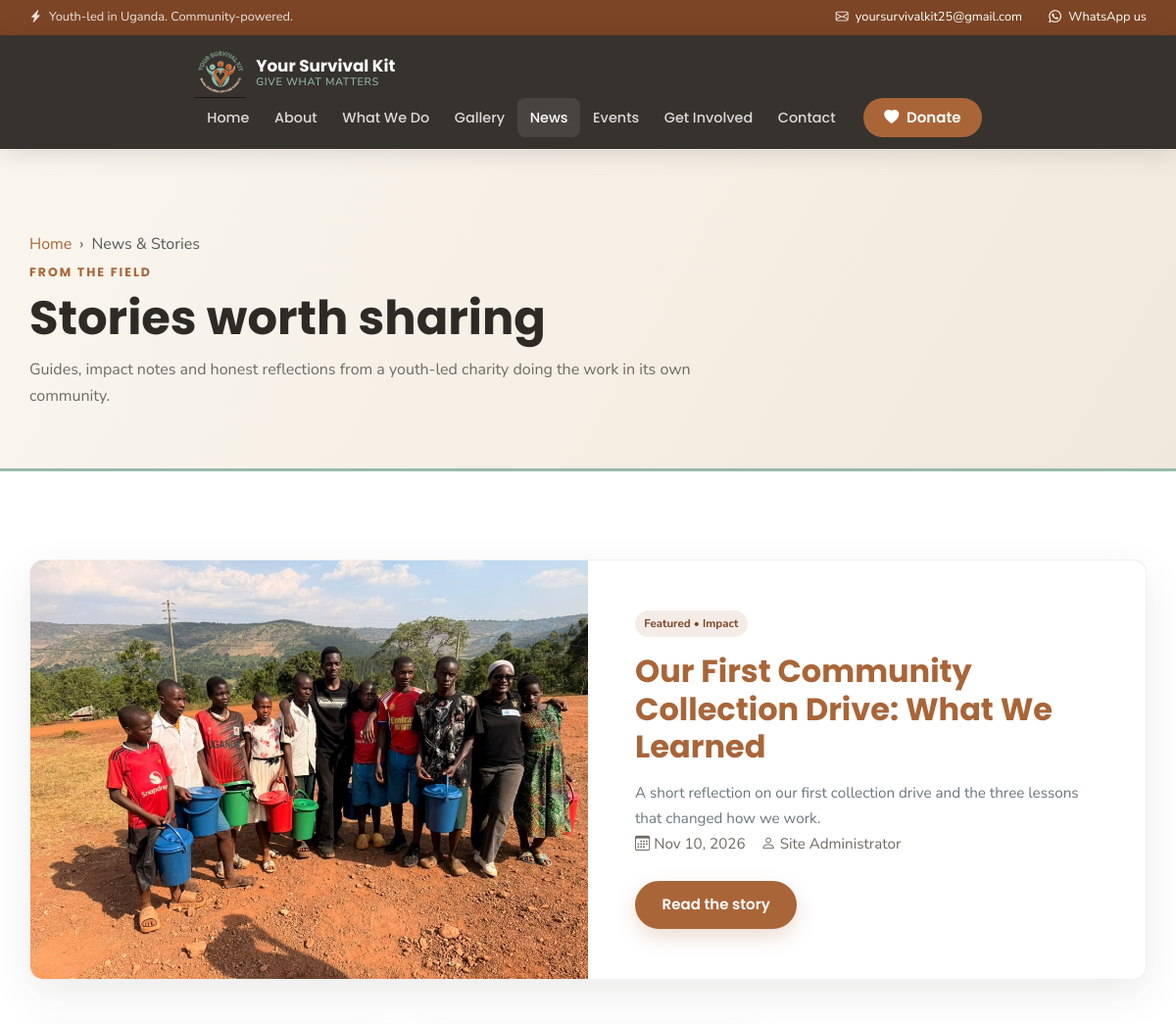
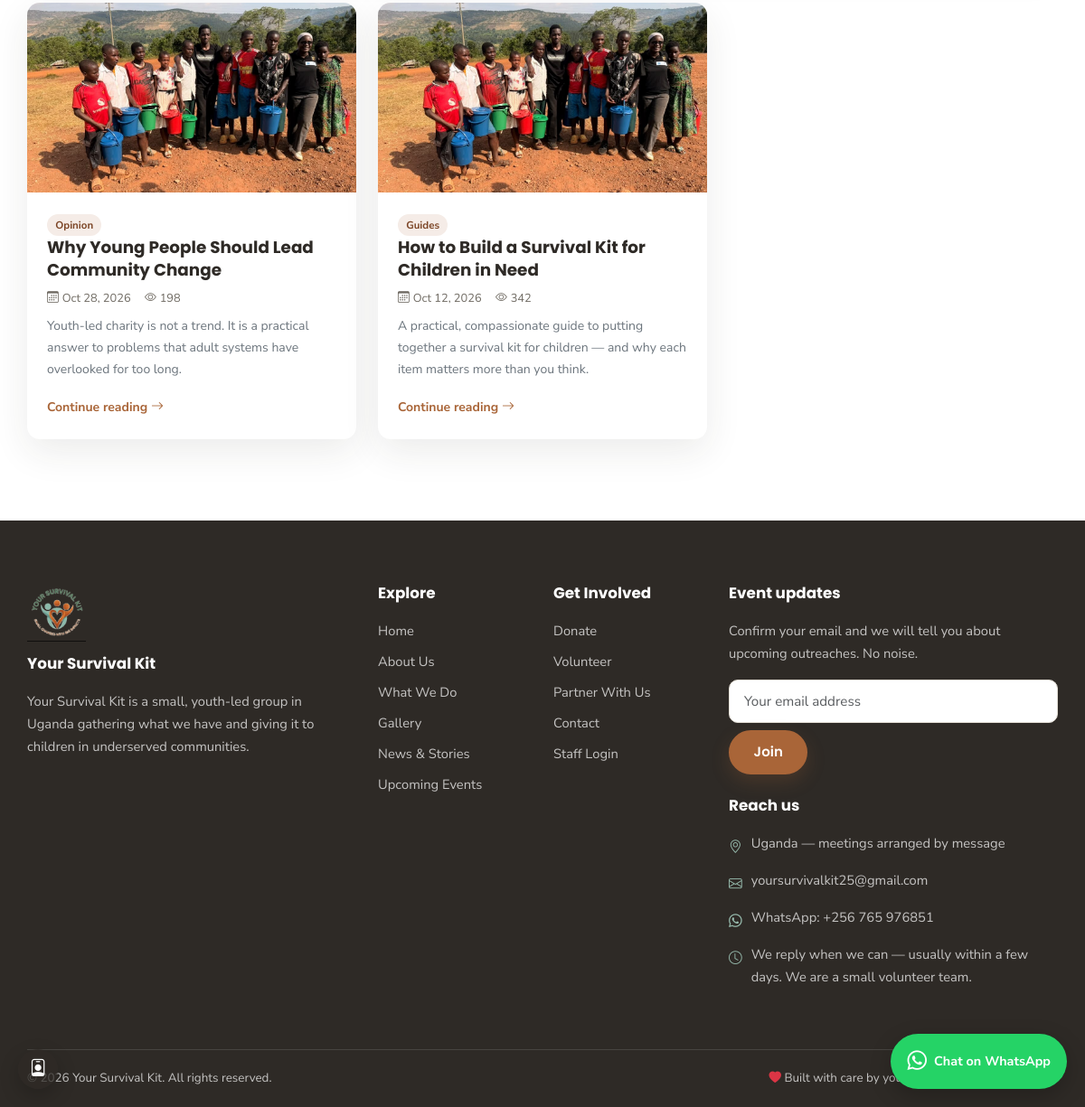
Page /news.php on the committed database (2 pictures, top to bottom).
### tables this page shows
CREATE TABLE IF NOT EXISTS news (
  id            INT UNSIGNED AUTO_INCREMENT PRIMARY KEY,
  title         VARCHAR(220) NOT NULL,
  slug          VARCHAR(240) NOT NULL UNIQUE,
  category      VARCHAR(80) NOT NULL DEFAULT 'News',
  excerpt       TEXT,
  content       LONGTEXT,
  image         VARCHAR(255),
  author_id     INT UNSIGNED DEFAULT NULL,
  status        ENUM('draft','published') NOT NULL DEFAULT 'draft',
  views         INT NOT NULL DEFAULT 0,
  published_at  DATETIME DEFAULT NULL,
  created_at    TIMESTAMP NOT NULL DEFAULT CURRENT_TIMESTAMP,
  updated_at    TIMESTAMP NOT NULL DEFAULT CURRENT_TIMESTAMP ON UPDATE CURRENT_TIMESTAMP,
  KEY idx_status (status),
  KEY idx_published (published_at),
  CONSTRAINT fk_news_author FOREIGN KEY (author_id) REFERENCES admin_users(id) ON DELETE SET NULL
);

### includes/config.php (called while the page is built, shortened)
<?php
function url(string $path = ''): string
{
    return BASE_URL . ltrim($path, '/');
}
function asset(string $path): string
{
    return url('assets/' . ltrim($path, '/'));
}

### includes/functions.php (called while the page is built, shortened)
<?php
require_once __DIR__ . '/config.php';
function e($value): string
{
    return htmlspecialchars((string) $value, ENT_QUOTES | ENT_SUBSTITUTE, 'UTF-8');
}
function image_src(?string $filename, string $fallback = 'outreach/outreach-09.jpg'): string
{
    return $filename && is_file(UPLOAD_DIR . $filename)
        ? UPLOAD_URL . rawurlencode($filename)
        : asset('img/' . $fallback);
}
function excerpt(string $text, int $length = 160): string
{
    $text = trim(strip_tags($text));
    if (mb_strlen($text) <= $length) {
        return $text;
    }
    return mb_substr($text, 0, $length) . '…';
}

### news.php (the view, shortened to what this page needs)
<?php
require_once __DIR__ . '/includes/config.php';
require_once __DIR__ . '/includes/functions.php';
$perPage = 6;
$page    = max(1, (int) ($_GET['page'] ?? 1));
$offset  = ($page - 1) * $perPage;
$posts = $pdo->prepare(
    'SELECT n.*, a.name AS author_name FROM news n
     LEFT JOIN admin_users a ON a.id = n.author_id
     WHERE n.status = "published" ORDER BY n.published_at DESC LIMIT ? OFFSET ?'
);
$posts->bindValue(1, $perPage, PDO::PARAM_INT);
$posts->bindValue(2, $offset, PDO::PARAM_INT);
$posts->execute();
$all = $posts->fetchAll();
$featured = array_shift($all);
include __DIR__ . '/includes/header.php';
?>
<section class="page-hero">
  <div class="ys-container">
    <nav aria-label="breadcrumb"><ol class="breadcrumb">
      <li class="breadcrumb-item"><a href="<?= e(url()) ?>">Home</a></li>
      <li class="breadcrumb-item active" aria-current="page">News & Stories</li>
    </ol></nav>
    <span class="eyebrow">From the field</span>
    <h1>Stories worth sharing</h1>
    <p>Guides, impact notes and honest reflections from a youth-led charity doing the work in its own community.</p>
  </div>
</section>
<section class="section">
  <div class="ys-container">
    <?php if ($featured): ?>
      <article class="card-ys mb-5 p-0 overflow-hidden">
        <div class="row g-0">
          <div class="col-md-6">
            <img src="<?= e(image_src($featured['image'])) ?>" alt="<?= e($featured['title']) ?>" class="w-100 h-100" style="object-fit:cover;min-height:320px">
          </div>
          <div class="col-md-6 p-4 p-lg-5 d-flex flex-column justify-content-center">
            <span class="badge-ys align-self-start mb-3">Featured • <?= e($featured['category']) ?></span>
            <h2 class="mb-3"><a href="<?= e(url('news/' . $featured['slug'])) ?>" class="text-decoration-none"><?= e($featured['title']) ?></a></h2>
            <p class="text-secondary"><?= e(excerpt($featured['excerpt'] ?: strip_tags($featured['content']), 260)) ?></p>
            <p class="story-meta mb-4">
              <span><i class="bi bi-calendar3 me-1"></i><?= e(date('M j, Y', strtotime($featured['published_at'] ?? $featured['created_at']))) ?></span>
              <span><i class="bi bi-person me-1"></i><?= e($featured['author_name'] ?? 'Our team') ?></span>
            </p>
            <a href="<?= e(url('news/' . $featured['slug'])) ?>" class="btn btn-ys align-self-start">Read the story</a>
          </div>
        </div>
      </article>
    <?php endif; ?>
    <?php if ($all): ?>
      <div class="row g-4">
        <?php foreach ($all as $n): ?>
          <div class="col-md-6 col-lg-4">
            <article class="story-card">
              <a href="<?= e(url('news/' . $n['slug'])) ?>"><img src="<?= e(image_src($n['image'])) ?>" alt="<?= e($n['title']) ?>" loading="lazy"></a>
              <div class="story-body">
                <span class="badge-ys mb-2"><?= e($n['category']) ?></span>
                <h4><a href="<?= e(url('news/' . $n['slug'])) ?>"><?= e($n['title']) ?></a></h4>
                <p class="story-meta mt-2">
                  <span><i class="bi bi-calendar3 me-1"></i><?= e(date('M j, Y', strtotime($n['published_at'] ?? $n['created_at']))) ?></span>
                  <span><i class="bi bi-eye me-1"></i><?= (int) $n['views'] ?></span>
                </p>
                <p class="text-secondary small"><?= e(excerpt($n['excerpt'] ?: strip_tags($n['content']), 135)) ?></p>
                <a href="<?= e(url('news/' . $n['slug'])) ?>" class="fw-bold small text-brown">Continue reading <i class="bi bi-arrow-right"></i></a>
              </div>
            </article>
          </div>
        <?php endforeach; ?>
      </div>
    <?php elseif (!$featured): ?>
      <div class="text-center py-5"><p class="text-secondary">No stories published yet. Check back soon.</p></div>
    <?php endif; ?>
  </div>
</section>
<?php include __DIR__ . '/includes/footer.php'; ?>

### assets/css/style.css (style rules this page uses)
:root { --ys-brown: #a96538; --ys-brown-dark: #7c4526; --ys-green: #96baac; --ys-green-dark: #5c8577; --ys-ink: #2e2a26; --ys-muted: #6f6a62; --ys-cream: #faf6ee; --ys-sand: #f0e8db; --ys-gold: #e5b24b; --ys-white: #ffffff; --ys-radius: 14px; --ys-shadow: 0 14px 40px rgba(46, 42, 38, .09); --ys-font-head: 'Poppins', sans-serif; --ys-font-body: 'Nunito Sans', sans-serif; }
html { scroll-behavior: smooth; }
body { font-family: var(--ys-font-body); color: var(--ys-ink); background: var(--ys-white); font-size: 16px; line-height: 1.7; }
h1, h2, h3, h4, h5, h6 { font-family: var(--ys-font-head); font-weight: 700; color: var(--ys-ink); }
a { color: var(--ys-brown); text-decoration: none; transition: color .2s ease; }
img { max-width: 100%; }
.ys-container { max-width: 1180px; margin: 0 auto; padding: 0 20px; }
.section { padding: 90px 0; }
.eyebrow { display: inline-block; font: 700 .78rem/1 var(--ys-font-head); letter-spacing: .16em; text-transform: uppercase; color: var(--ys-brown); margin-bottom: 12px; }
.text-brown { color: var(--ys-brown) !important; }
.btn { border-radius: 50px; padding: .7rem 1.6rem; font-family: var(--ys-font-head); font-weight: 600; font-size: .94rem; }
.btn-ys { background: var(--ys-brown); color: #fff; border: 2px solid var(--ys-brown); box-shadow: 0 8px 20px rgba(169,101,56,.22); }
.page-hero { background: linear-gradient(120deg, var(--ys-cream), var(--ys-sand)); padding: 70px 0 60px; border-bottom: 3px solid var(--ys-green); }
.page-hero h1 { font-size: clamp(2rem, 4.5vw, 3rem); margin-bottom: 10px; }
.page-hero p { color: var(--ys-muted); max-width: 680px; margin: 0; }
.breadcrumb { margin-top: 14px; margin-bottom: 0; --bs-breadcrumb-divider: '›'; }
.breadcrumb a { color: var(--ys-brown); }
.card-ys { background: #fff; border: 1px solid rgba(46,42,38,.07); border-radius: var(--ys-radius); padding: 30px; box-shadow: var(--ys-shadow); height: 100%; transition: transform .25s ease, box-shadow .25s ease; }
.card-ys.p-0 { padding: 0; }
.card-ys p { color: var(--ys-muted); font-size: .95rem; margin: 0; }
.story-card { background: #fff; border-radius: var(--ys-radius); overflow: hidden; box-shadow: var(--ys-shadow); height: 100%; transition: transform .25s; }
.story-card img { width: 100%; height: 210px; object-fit: cover; }
.story-card .story-body { padding: 22px; }
.story-meta { font-size: .8rem; color: var(--ys-muted); margin-bottom: 8px; }
.story-meta span { margin-right: 12px; }
.story-card h4 { font-size: 1.15rem; line-height: 1.35; }
.story-card h4 a { color: var(--ys-ink); }
.badge-ys { background: rgba(169,101,56,.12); color: var(--ys-brown-dark); border-radius: 50px; padding: .35em .8em; font-size: .72rem; font-weight: 700; }
html { -webkit-text-size-adjust: 100%; }
body { overflow-x: hidden; }

### rows in the picture
news: category "Impact", title "Our First Community Collection Drive: What We Learned", excerpt "A short reflection on our first collection drive and the three lessons that changed how we work.", published_at "Nov 10, 2026"
news: category "Opinion", title "Why Young People Should Lead Community Change", published_at "Oct 28, 2026", views "198", excerpt "Youth-led charity is not a trend. It is a practical answer to problems that adult systems have overlooked for too long."
news: category "Guides", title "How to Build a Survival Kit for Children in Need", published_at "Oct 12, 2026", views "342", excerpt "A practical, compassionate guide to putting together a survival kit for children — and why each item matters more than you think."

### other values in the picture
$email "yoursurvivalkit25@gmail.com"
$featured['author_name'] "Site Administrator"
setting('about_short', SITE_TAGLINE) "Your Survival Kit is a small, youth-led group in Uganda gathering what we have and giving it to children in underserved communities."
$address "Uganda — meetings arranged by message"
setting('whatsapp_number') "+256 765 976851"
$hours "We reply when we can — usually within a few days. We are a small volunteer team."
